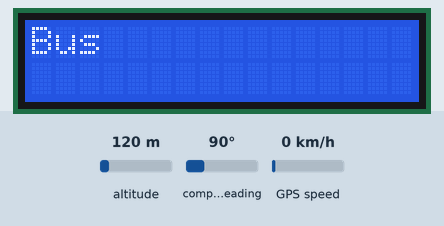
This sketch was run on a simulated Arduino Uno, built with avr-gcc and run on an emulated ATmega328P. On the bench: 16×2 character LCD. The test bench sets the inputs (shaded band); at power-on: altitude 120 m, compass heading 90°, GPS speed 0 km/h. The GPS gets a fix after 3 s at 37.7749, -122.4194 with 8 satellites; what the sketch prints to the serial monitor is not drawn.

Above: at 0.1 s.
At 1.1 s:
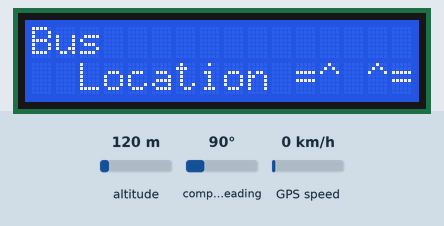
At 3.1 s:
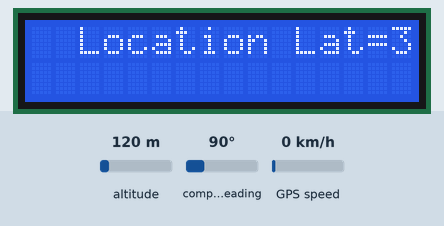

The sketch:

gps_back.ino
```cpp
#include <LiquidCrystal.h> // includes the LiquidCrystal Library
LiquidCrystal lcd(1, 2, 4, 5, 6, 7); // Creates an LC object. Parameters: (rs, enable, d4, d5, d6, d7)

#include <TinyGPS++.h>
#include <SoftwareSerial.h>
//connection in bettwen receiver and transmitter
static const int RXPin = 9, TXPin = 10;
static const uint32_t GPSBaud = 9600;

// using tiny gps library . This library helps to filter the data provided by gps sensor
TinyGPSPlus gps;

// The serial connection to the GPS device
SoftwareSerial ss(RXPin, TXPin);

void setup(){

     lcd.begin(16,2);
     lcd.print("Bus"); // Prints "Arduino" on the LCD

     delay(1000); // 3 seconds delay
     lcd.setCursor(2,2); // Sets the location at which subsequent text written to the LCD will be displayed
     lcd.print("Location =^ ^="); // Initializes the interface to the LCD screen, and specifies the dimensions (width and height) of the display }
      delay(1000); // 3 seconds delay
      lcd.clear();


      Serial.begin(9600);
      ss.begin(GPSBaud);
}

void loop(){


  while (ss.available() > 0){


    gps.encode(ss.read());
    if (gps.location.isUpdated()){   //checks gps connection


     Serial.print("Latitude= ");
     Serial.print(gps.location.lat(), 6);


     Serial.print(" Longitude= ");
     Serial.println(gps.location.lng(), 6);


     lcd.setCursor(0,0);
     lcd.print("  Location");


     lcd.print(" Lat=");
     lcd.print(gps.location.lat(), 2);  //gets latitide data and prints in lcd


     lcd.print("Lng=");
     lcd.print(gps.location.lng(), 2); //Gets longitude data and prints in lcd
     delay(1000); // 1 seconds delay


    }


  }


}
```

Measured:
- what the display in image 1 shows lasts 1.0 s, from 1.1 s to 2.1 s
